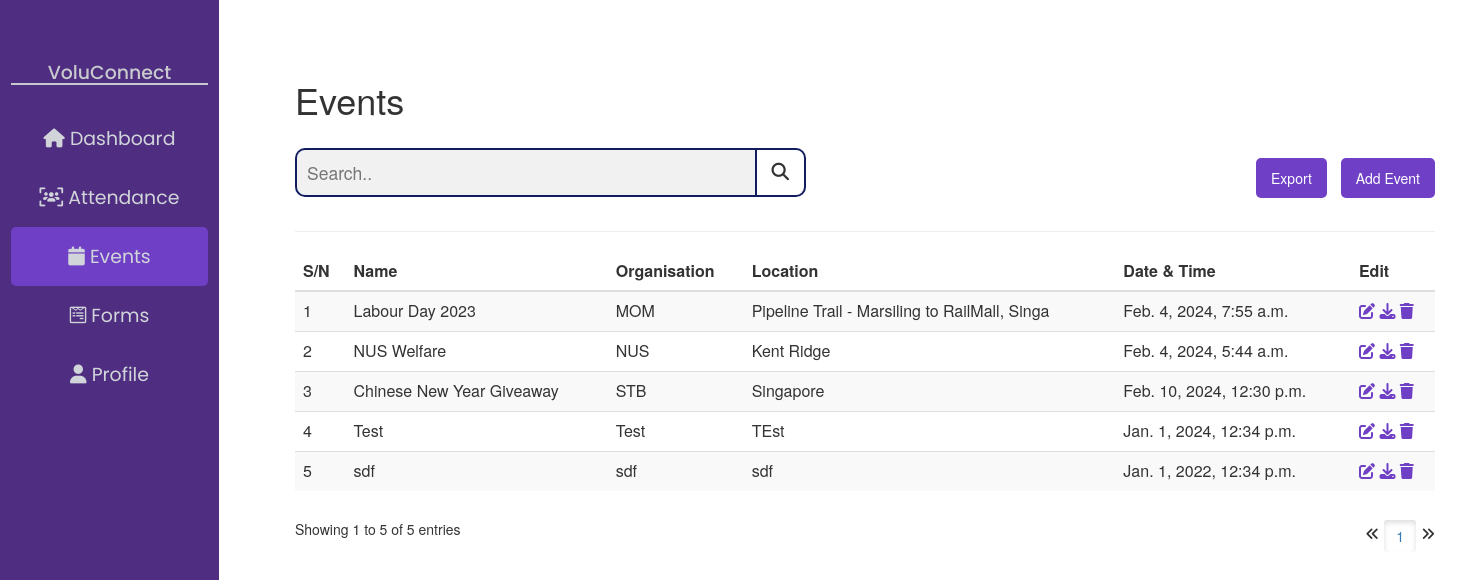
Screenshot of /events/ with the database file from the repository.
### voluconnect/models.py (models this page shows, shortened)
class Event(models.Model):
    event_name = models.CharField('Event Name', max_length=200)
    organisation = models.CharField(max_length=200)
    location = models.CharField(max_length=200)
    event_date = models.DateTimeField()

### voluconnect/views.py (the view)
# urls.py: path('events/', views.events, name="events"),
def events(request):
    event_list = Event.objects.all()
    paginator = Paginator(event_list, 10)
    page_number = request.GET.get('page')
    page_obj = paginator.get_page(page_number)
    return render(request, 'events.html', {'page_obj' : page_obj})

### voluconnect/templates/events.html (shortened to what this page needs)
<html>
<head>
    {% extends "base.html" %}
        {% block nav_events %}
        class="activeNav"
        {% endblock %}
        {% block content %}
            <h1>Events</h1>
            <div class="events-toolkit">
                <form class="events-filter" action="">
                    <input type="text" placeholder="Search.." name="search">
                    <button type="submit"><i class="fa fa-search"></i></button>
                </form>
                <div class="events-btn">
                    <a href="/export_events">
                        <button id="export-button">Export</button>
                    </a>
                    <a href="/add_event">
                        <button id="add-event-button">Add Event</button>
                    </a>
                </div>
            </div>
            <hr/>
            <table id="eventsTable" class="table table-striped">
                <thead>
                    <tr>
                        <th>S/N</th>
                        <th>Name</th>
                        <th>Organisation</th>
                        <th>Location</th>
                        <th>Date & Time</th>
                        <th>Edit</th>
                    </tr>
                </thead>
                <tbody>
                    {% for event in page_obj %}
                    <tr>
                        <td>{{ event.id }}</td>
                        <td>{{ event.event_name }}</td>
                        <td>{{ event.organisation }}</td>
                        <td>{{ event.location }}</td>
                        <td>{{ event.event_date }}</td>
                        <td>
                            <button class="editIcon" type="submit" value="Edit" onclick="openModal(`{{ event.id }}`)" style="border: none; background: none; cursor: pointer;">
                                <i class="fa fa-pen-to-square"></i>
                            </button>
                            <a href="" class="editIcon">
                                <i class="fa fa-download"></i>
                            </a>
                            <form action="{% url 'delete_event' event.pk %}" method="post" class="editIcon">
                                <button type="submit" value="Delete" onclick="return confirm('Are you sure?');" style="border: none; background: none; cursor: pointer;">
                                    <i class="fa fa-trash"></i>
                                </button>
                            </form>
                        </td>
                    </tr>
                    {% endfor %}
                </tbody>
            </table>
            <div id="pagination">
                <p id="counter">Showing {{ page_obj.start_index }} to {{ page_obj.end_index }} of {{ page_obj.paginator.count }} entries</p>
                <span class="step-links">
                    {% if page_obj.has_previous %}
                        <a href="?page={{ page_obj.previous_page_number }}">
                            <i class="fa fa-angles-left"></i>
                        </a>
                    {% else %}
                        <i class="fa fa-angles-left"></i>
                    {% endif %}
                    <span class="current">
                        {% for num in page_obj.paginator.page_range %}
                            {% if page_obj.number == num %}
                                <a href="?page={{ num }}" class="btn active">{{ num }}</a>
                            {% else %}
                                <a href="?page={{ num }}" class="btn">{{ num }}</a>
                            {% endif %}
                        {% endfor %}
                    </span>
                    {% if page_obj.has_next %}
                        <a href="?page={{ page_obj.next_page_number }}">
                            <i class="fa fa-angles-right"></i>
                        </a>
                    {% else %}
                        <i class="fa fa-angles-right"></i>
                    {% endif %}
                </span>
            </div>
        {% endblock %}

### static/css/custom-style.css (style rules this page uses)
a, a:hover { text-decoration: none !important; }
.container h1 { margin-top: 10vh; }
#eventsTable { margin: 0 auto; }
#eventsTable .editIcon { text-decoration: none; color: #6f40c5; margin: 0; padding: 0; display: inline; }
#eventsTable .editIcon button { padding: 0; }
#pagination #counter { float: left; }
#pagination .step-links { float: right; }
#pagination { padding-top: 2em; }
.events-toolkit { justify-content: space-between; align-items: center; margin-top: 2em; width: 100%; position: relative; }
form.events-filter { display: inline-flex; width: 35vw; }
form.events-filter input[type=text] { width: 100%; padding: 10px; border: 2px solid #111d5e; border-radius:10px 0 0 10px ; border-right: none; outline: none; font-size: 1.25em; color: #6f40c5; background: #f1f1f1; }
form.events-filter button { float: left; text-align: center; outline: none; cursor: pointer; border: 2px solid #111d5e; border-radius: 0 10px 10px 0 ; background: none; font-size: 1.25em; border-left: 2px solid #111d5e; transition: background-color 0.3s ease; padding: 10px 15px; }
.events-btn { margin-top: 10px; float: right; }
#export-button, #add-event-button { padding: 10px 15px; margin-left: 10px; border: none; border-radius: 5px; cursor: pointer; transition: background-color 0.3s ease; background-color: #6f40c5; color: white; }

### rows the page displays
Event: id "1", event_name "Labour Day 2023", organisation "MOM", location "Pipeline Trail - Marsiling to RailMall, Singa", event_date "Feb. 4, 2024, 7:55 a.m."
Event: id "2", event_name "NUS Welfare", organisation "NUS", location "Kent Ridge", event_date "Feb. 4, 2024, 5:44 a.m."
Event: id "3", event_name "Chinese New Year Giveaway", organisation "STB", location "Singapore", event_date "Feb. 10, 2024, 12:30 p.m."
Event: id "4", event_name "Test", organisation "Test", location "TEst", event_date "Jan. 1, 2024, 12:34 p.m."
Event: id "5", event_name "sdf", organisation "sdf", location "sdf", event_date "Jan. 1, 2022, 12:34 p.m."

### other values shown
{{ page_obj.start_index }} "1"
{{ page_obj.end_index }} "5"
{{ page_obj.paginator.count }} "5"
{{ num }} "1"
